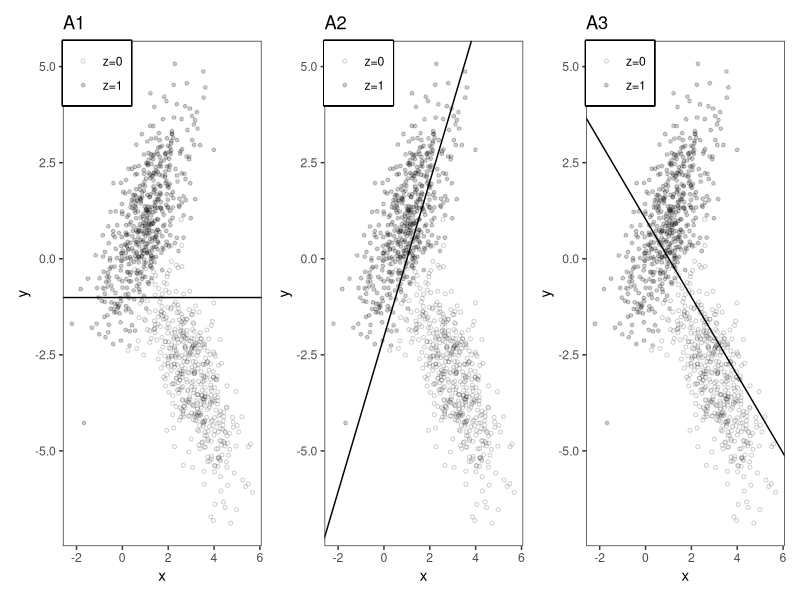
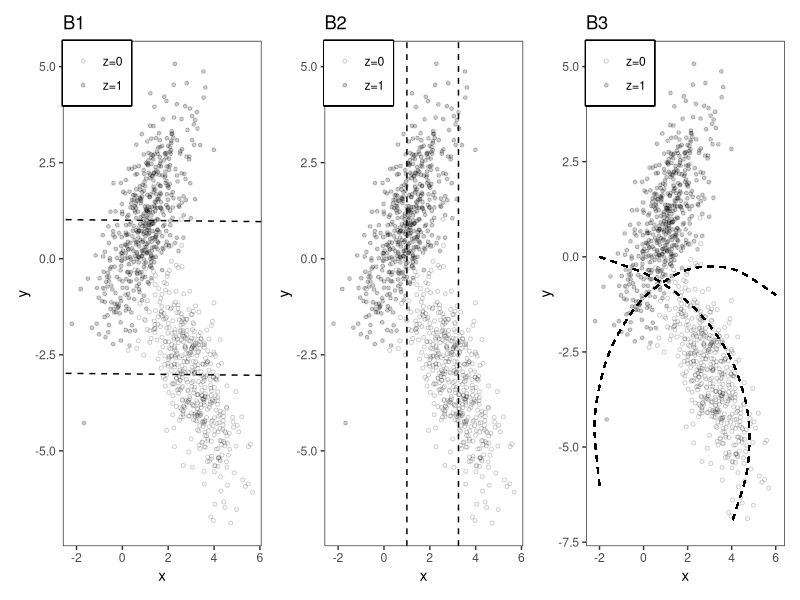
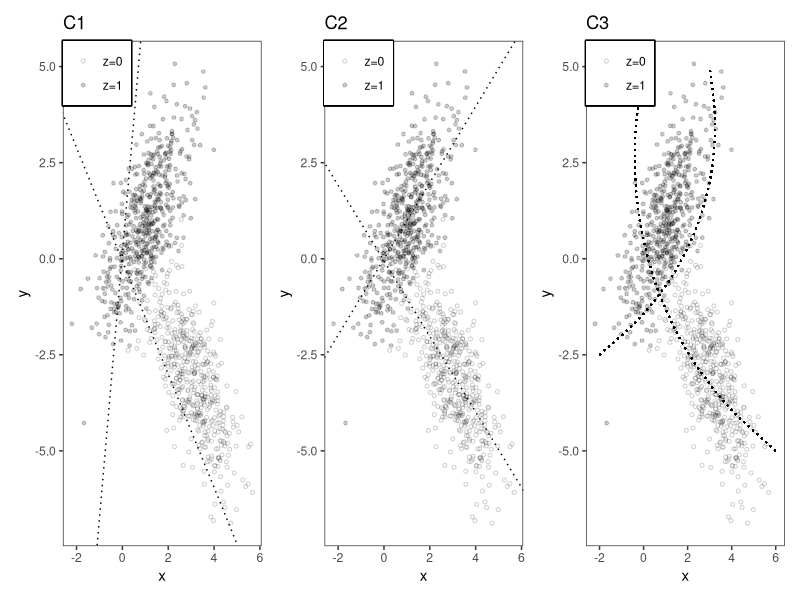
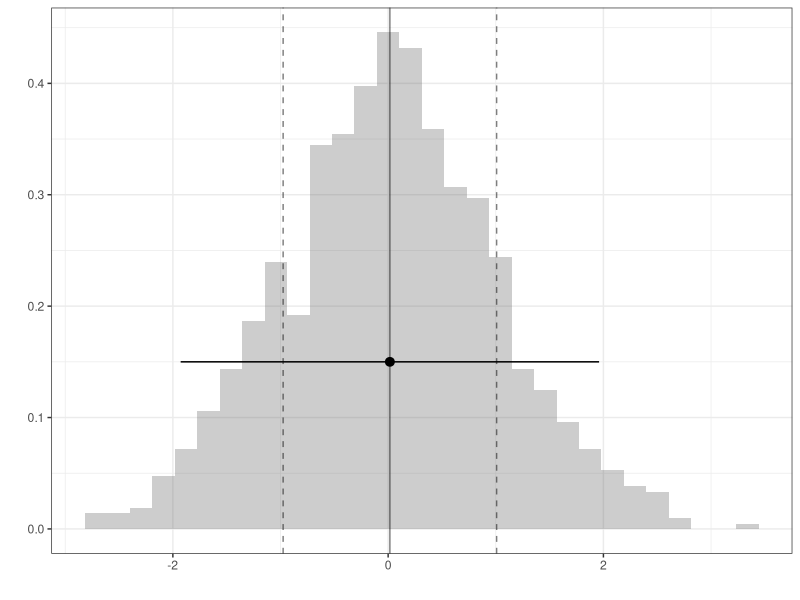
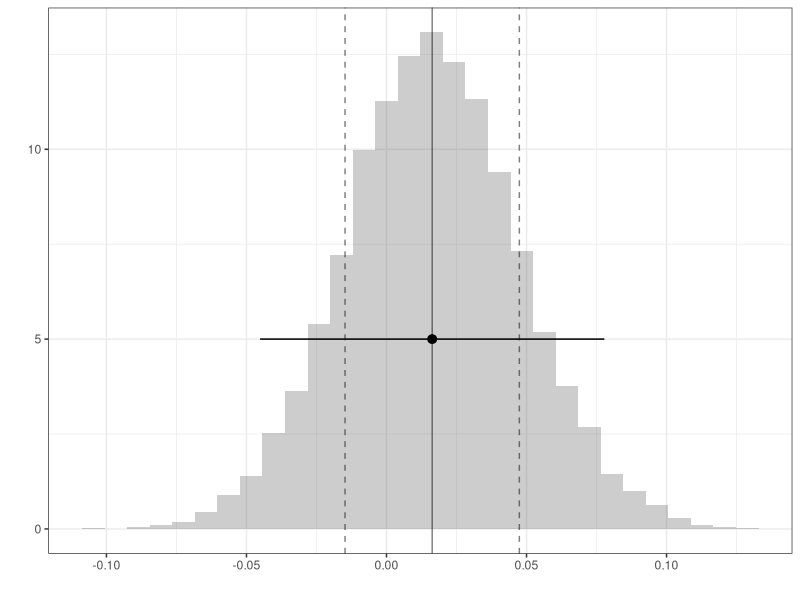
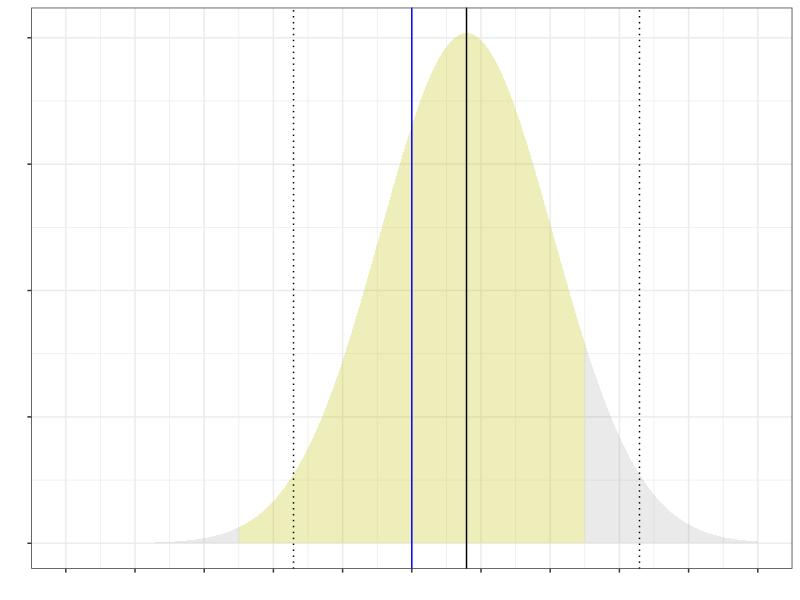
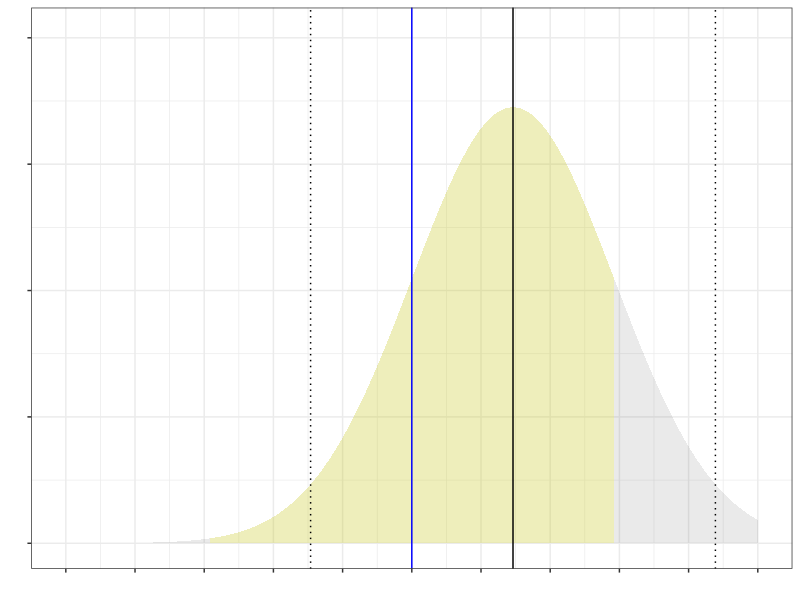
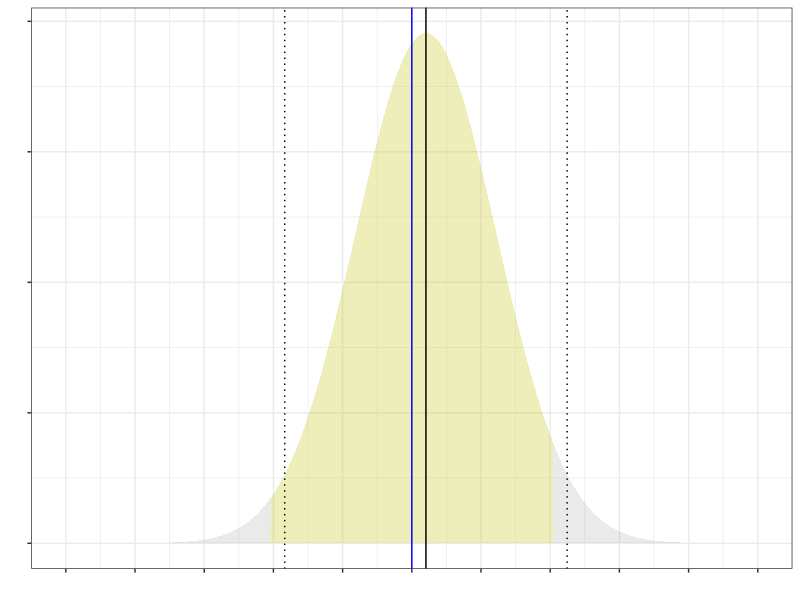

Write the R code that produced these figures, in order.
## ---- chunk 1
#| echo: false
#| warning: false
library(ggplot2)
library(tidyverse)
library(patchwork)
## ---- chunk 2
#| echo: false
#| warning: false
n <- 1000
zz <- c(rep(0,n/2),rep(1,n/2))
set.seed(123456)
xx <-  3 - 2*zz + rnorm(n,mean=0,sd = 1)
yy <- 2*zz*xx - xx + rnorm(n)

#pdf("midtermQ1.pdf")
#plot(xx,yy,xlab="x",ylab="y")
#points(xx[zz==0],yy[zz==0],pch=1)
#points(xx[zz==1],yy[zz==1],pch=19)
#legend("topleft",legend=c("z=0","z=1"),pch=c(1,19))
#dev.off()


#pdf("midtermQ1sol.pdf")
#plot(xx,yy,xlab="x",ylab="y")
#points(xx[zz==0],yy[zz==0],pch=1)
#points(xx[zz==1],yy[zz==1],pch=19)
#legend("topleft",legend=c("z=0","z=1"),pch=c(1,19))
modAct1 <- lm(yy ~ xx)
modAct2 <- lm(yy ~ xx + zz)
#abline(modAct1,lwd=2)
#abline(a=modAct2$coef[1],b=modAct2$coef[2],lty=2,lwd=2)
#abline(a=modAct2$coef[1]+modAct2$coef[3],b=modAct2$coef[2],lty=2,lwd=2)
#abline(lm(yy[zz==0]~xx[zz==0]),lty=3,lwd=2)
#abline(lm(yy[zz==1]~xx[zz==1]),lty=3,lwd=2)
#dev.off()


df <- data.frame(xx,yy,zz)

p <- ggplot(data = df, aes(x = xx, y = yy)) +
  geom_point(aes(shape = factor(zz)),size = 1,alpha=.2) +
  scale_shape_manual(values = c(1,19), label = c("z=0","z=1")) +
  xlab("x") +
  ylab("y") +
  theme_bw() +
  theme(panel.grid = element_blank(),
        legend.box.just = "left",
        legend.justification = c("left","top"),
        legend.position = c(0,1),
        legend.margin = margin(6,6,6,6),
        legend.title = element_blank(),
        legend.box.background = element_rect(color="black",size=1))

coef1 <- modAct1$coefficients
coef2 <- modAct2$coefficients
# simple regression line y ~ x --------
simpleA <- p + geom_abline(intercept = coef1[1], slope = coef1[2]) + ggtitle("A3")

simpleB <- p + geom_hline(yintercept = mean(df$yy)) + ggtitle("A1")

mod3 <- lm(yy ~ xx:zz, data = df)
simpleC <- p + geom_abline(intercept = coef(mod3)[1], slope = coef(mod3)[2]) +
  ggtitle("A2")


#pdf(file="Q1partAplot.pdf",width=10,height=4)
simpleB + simpleC + simpleA
#dev.off() 

## ---- chunk 3
#| echo: false
# multiple additive regression y ~ x + z
addA <- p + geom_abline(intercept = coef2[1], slope = coef2[2], linetype = 'dashed') +
  geom_abline(intercept = coef2[1] + coef2[3], slope = coef2[2], linetype = 'dashed') +
  ggtitle("B1")

addB <- p + geom_vline(xintercept = 1, linetype = 'dashed') +
  geom_vline(xintercept = 3.25, linetype = 'dashed') +
  ggtitle("B2")

addC <- p + geom_curve(aes(x = -2,xend=6,y=-6,yend=-1),
               curvature = -0.8,
               angle = 70,
               linetype = 'dashed') +
  geom_curve(aes(x=-2,y=0,xend=4,yend=-7),
             curvature = -0.5,
             linetype = 'dashed') +
  ggtitle("B3")

#pdf(file="Q1partBplot.pdf",width=10,height=4)
addA + addB + addC
#dev.off()
## ---- chunk 4
#| echo: false
# interactive model
mod3 <- lm(yy ~ xx*zz, data = df)
coef3 <- coef(mod3)
intC2 <- p + geom_abline(intercept = coef3[1], slope = coef3[2],
                linetype = 'dotted') +
  geom_abline(intercept = coef3[1] + coef3[3],
              slope = coef3[2] + coef3[4],
              linetype = 'dotted') +
  ggtitle("C2")


intC1 <- p + geom_abline(intercept = coef3[1], slope = coef3[2]*1.5,
                linetype = 'dotted') +
  geom_abline(intercept = coef3[1] + coef3[3]*4,
              slope = coef3[2] + coef3[4]*4,
              linetype = 'dotted') +
  ggtitle("C1")

intC3 <- p + geom_curve(aes(x = -2,y = -2.5,xend=3,yend=5),
               curvature = 0.3,
               #angle = 30,
               linetype = 'dotted') +
  geom_curve(aes(x=0,y=5,xend=6,yend=-5),
             curvature = 0.3,
             angle=95,
             linetype = 'dotted') +
  ggtitle("C3")

#pdf(file="Q1partCplot.pdf",width=10,height=4)
intC1 + intC2 + intC3
#dev.off()
## ---- chunk 5
#| echo: false
set.seed(123)
n = 1000
Y = rnorm(n)
## ---- chunk 6
#| echo: true
B=10000
Y.bar = rep(NA,B)
for(b in 1:B) {
  Y.bar[b]= mean(sample(Y,size=n,replace=TRUE))
}
## ---- chunk 7
#| echo: false
#| warning: false
#| out-height: 6in
#| fig-ncol: 2
#| fig-subcap:
#|  -  Histogram of the vector Y's elements
#|  -  Histogram of the Y.bar's elements
ggplot() + geom_histogram(aes(x=Y,     y=after_stat(density)), alpha=.3) + 
           geom_vline(aes(xintercept=mean(Y)), alpha=.5) + 
           geom_vline(aes(xintercept=mean(Y)+c(-1,1)*sd(Y)), linetype='dashed', alpha=.5) + 
           geom_pointrange(aes(x=mean(Y), xmin=mean(Y)-1.96*sd(Y), xmax=mean(Y)+1.96*sd(Y), y=.15)) + theme_bw() + xlab('') + ylab('')
ggplot() + geom_histogram(aes(x=Y.bar, y=after_stat(density)), alpha=.3) + 
           geom_vline(aes(xintercept=mean(Y.bar)), alpha=.5) + 
           geom_vline(aes(xintercept=mean(Y.bar)+c(-1,1)*sd(Y.bar)), linetype='dashed', alpha=.5) + 
           geom_pointrange(aes(x=mean(Y.bar), xmin=mean(Y.bar)-1.96*sd(Y)/sqrt(n), xmax=mean(Y.bar)+1.96*sd(Y)/sqrt(n), y=5)) + theme_bw() + xlab('') + ylab('')
## ---- chunk 8
#| echo: false
#| warning: false
#| out-height: 6in
#| fig-ncol: 2
#| fig-nrow: 3

set.seed(1234)
mu=1
sigma = 1

error = rnorm(100000)
bias = function(n,k) { k*mu/(n-k) }
se = function(n,k) { sqrt(n*sigma^2 / (n-k)^2) }

theplot=function(n,k) {
    breaks = seq(mu-5/sqrt(n), mu+5/sqrt(n), by=1/sqrt(n)) 
    signs  = case_when(
      breaks < 0 ~ '-', 
      breaks == 0 ~ '',
      breaks > 0 ~ '+')
    offsets = case_when(
      breaks != 0 ~ sprintf('%d/sqrt(n)', round(abs(breaks*sqrt(n)))),
      breaks == 0 ~ '')
    labels.abstract = sprintf('mu %s %s', signs, offsets)
  x = seq(min(breaks), max(breaks), by=.01/sqrt(n))
  thek = if(k=='two') { 2 } else { sqrt(n) }
  xin = x[mu - 2*se(n,thek) <= x & x <= mu + 2*se(n,thek)]
  p = ggplot() + 
    geom_area(aes(x=x, y=dnorm(x, mean=mu+bias(n,thek), sd=se(n,thek))), alpha=.1) +
    geom_area(aes(x=xin, y=dnorm(xin, mean=mu+bias(n,thek), sd=se(n,thek))), alpha=.2, fill='yellow') +
    geom_vline(aes(xintercept=mu+bias(n,thek))) +
    geom_vline(aes(xintercept=mu+bias(n,thek)+c(-2,2)*se(n,thek)), linetype='dotted') + 
    geom_vline(aes(xintercept=mu), color='blue') +
    scale_x_continuous(breaks=breaks, limits=range(breaks)) +
    scale_y_continuous(limits=c(0, dnorm(0, sd=se(n,2)))) +
    theme_bw() + theme(axis.text.x = element_blank(), axis.text.y=element_blank()) +
    xlab('') + ylab('')
  p
}




theplot(10^1,'two')
theplot(10^1,'sqrtn')
theplot(10^2,'two')
theplot(10^2,'sqrtn')
theplot(10^4,'two')
theplot(10^4,'sqrtn')
